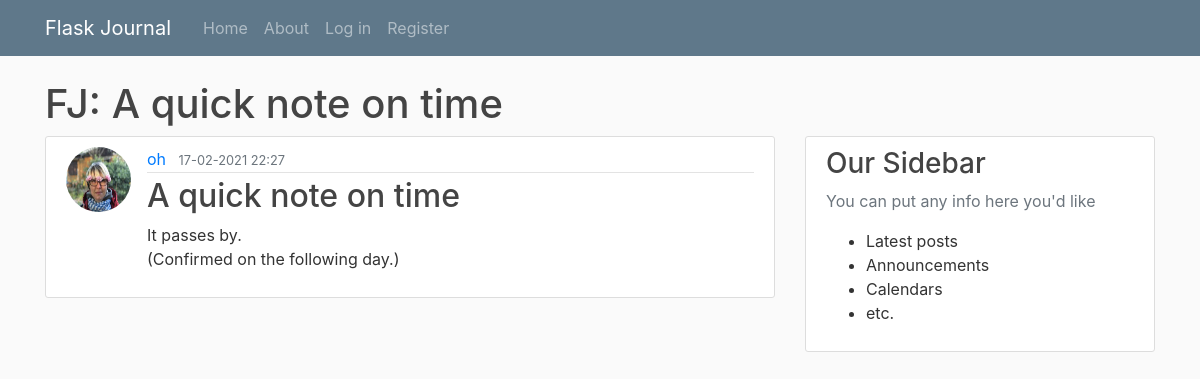
Screenshot of /post/2 with the database file from the repository.
### flaskjournal/models.py (models this page shows, shortened)
class Post(db.Model):
	id = db.Column(db.Integer, primary_key=True)
	title = db.Column(db.String(100), nullable=False)
	date_posted = db.Column(db.DateTime, nullable=False, default=datetime.utcnow)
	content = db.Column(db.Text, nullable=False)
	user_id = db.Column(db.Integer, db.ForeignKey('user.id'), nullable=False)

class User(db.Model, UserMixin):
	id = db.Column(db.Integer, primary_key=True)
	username = db.Column(db.String(20), unique=True, nullable=False)
	email = db.Column(db.String(120), unique=True, nullable=False)
	image_file = db.Column(db.String(20), nullable=False, default='default.jpg')
	password = db.Column(db.String(60), nullable=False)
	posts = db.relationship('Post', backref='author', lazy=True)

### flaskjournal/posts/routes.py (the view)
@posts.route('/post/<int:post_id>')
def post(post_id):
	post = Post.query.get_or_404(post_id)
	return render_template('post.html', title=post.title, post=post)

### flaskjournal/templates/post.html (shortened to what this page needs)
{% extends 'layout.html' %}
{% block maincontent %}
<article class="media content-section">
	<img src="{{ url_for('static', filename='profile_pics/' + post.author.image_file) }}" alt="profile image" class="rounded-circle article-img">
	<div class="media-body">
		<div class="article-metadata">
			<a class="mr-2" href="{{ url_for('users.user_posts', username=post.author.username) }}">{{post.author.username}}</a>
			<small class="text-muted">{{post.date_posted.strftime('%d-%m-%Y %H:%M')}}</small>
		</div>
		<h2 class="article-title">{{ post.title }}</h2>
		<p class="article-content">{{post.content}}</p>
	</div>
</article>
{% endblock maincontent %}

### flaskjournal/templates/layout.html (shortened to what this page needs)
<!doctype html>
<html lang="en">
<head>
	{% block styles %}
	<link rel="stylesheet" href="https://maxcdn.bootstrapcdn.com/bootstrap/4.0.0/css/bootstrap.min.css"
>
	<link rel="stylesheet" type="text/css" href="{{ url_for('static', filename='main.css')}}">
	{% endblock styles %}
</head>
<body>
	{% block content %}
	<header class="container">
		<h1>
			{% if h1 %}
			{{h1}}
			{% else %}
			FJ: {{title}}
			{% endif %}
		</h1>
		<nav class="navbar navbar-expand-md navbar-dark bg-steel fixed-top">
			<div class="container">
				<a class="navbar-brand mr-4" href="{{ url_for('main.home') }}">Flask Journal</a>
				<div class="collapse navbar-collapse" id="navbarToggle">
					<ul class="navbar-nav mr-auto">
						<li class="nav-item"><a href="{{ url_for('main.home') }}" class="nav-link">Home</a></li>
						<li class="nav-item"><a href="{{ url_for('main.about') }}" class="nav-link">About</a></li>
						{% if current_user.is_authenticated %}
						<li class="nav-item"><a href="{{ url_for('posts.new_post') }}" class="nav-item nav-link">New Post</a>
						</li>
						<li class="nav-item"><a href="{{ url_for('users.profile') }}" class="nav-item nav-link">Profile</a>
						</li>
						<li class="nav-item"><a href="{{ url_for('users.logout') }}" class="nav-item nav-link">Log out</a>
						</li>
						{% else %}
						<li class="nav-item"><a href="{{ url_for('users.login') }}" class="nav-item nav-link">Log in</a></li>
						<li class="nav-item"><a href="{{ url_for('users.register') }}" class="nav-item nav-link">Register</a>
						</li>
						{% endif %}
					</ul>
				</div>
			</div>
		</nav>
	</header>
	<main role="main" class="container">
		<div class="row">
			<div class="col-md-8">
				{% block maincontent %}{% endblock maincontent %}
			</div>
			<div class="col-md-4">
				<div class="content-section">
					<h3>Our Sidebar</h3>
					<p class="text-muted">You can put any info here you'd like</p>
					<ul>
						<li>Latest posts</li>
						<li>Announcements</li>
						<li>Calendars</li>
						<li>etc.</li>
					</ul>
				</div>
			</div>
		</div>
	</main>
	{% endblock content %}
</body>
</html>

### flaskjournal/static/main.css (style rules this page uses)
body { background: #fafafa; color: #333333; margin-top: 5rem; }
h1, h2, h3, h4, h5, h6 { color: #444444; }
.bg-steel { background-color: #5f788a; }
.content-section { background: #ffffff; padding: 10px 20px; border: 1px solid #dddddd; border-radius: 3px; margin-bottom: 20px; }
.article-title { color: #444444; }
.article-content { white-space: pre-line; }
.article-img { height: 65px; width: 65px; margin-right: 16px; }
.article-metadata { padding-bottom: 1px; margin-bottom: 4px; border-bottom: 1px solid #e3e3e3; }

### rows the page displays
Post: title "A quick note on time", date_posted "17-02-2021 22:27", content "It passes by. (Confirmed on the following day.)"
User: image_file (picture), author.username "oh"
